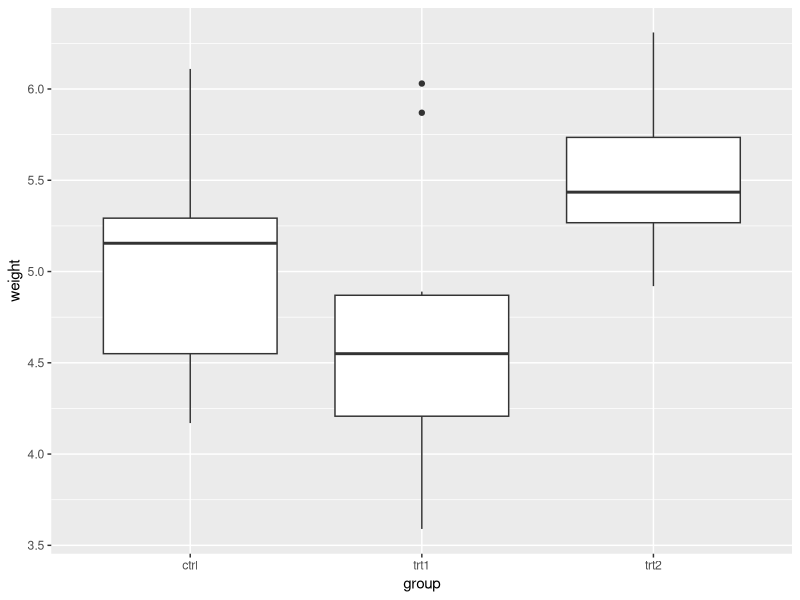
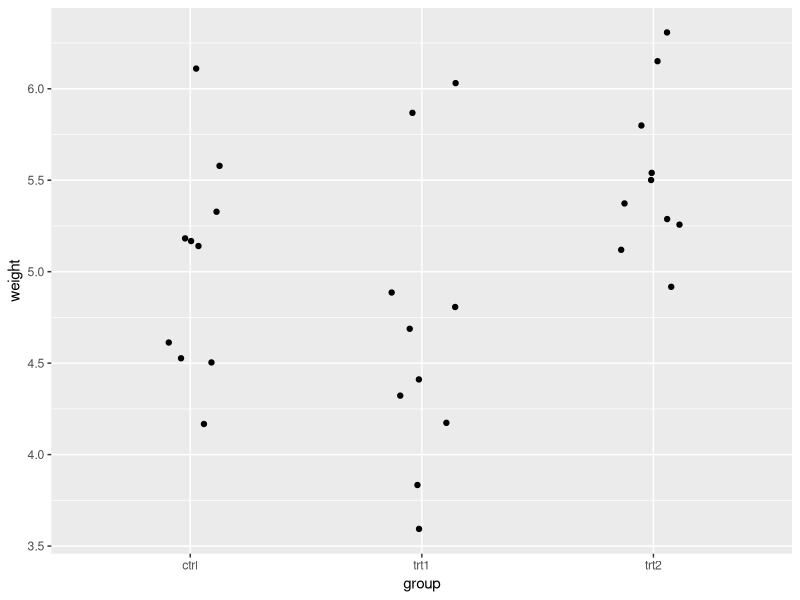
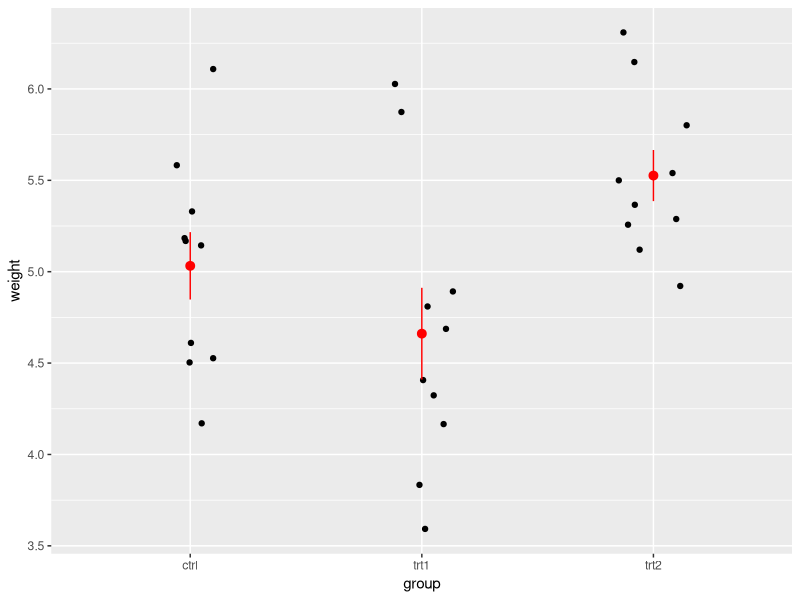

These charts were generated, in order, by the following R code:
# 2.1.1 - R Basics basics and case study-HAYFA
# Misk Academy Data Science Immersive, 2020

# Always begin your R scripts with a descriptive header

# Load packages ----
# Install once, but initialize each time you start a new session
# We'll come back to this packages soon later on. I put this 
# command here since it's good practice to list all your used 
# packages at the beginning of a script
library(tidyverse)

# Basic R syntax ----
# What does this command do?
n <- log2(8) # the log2 of 8
# 2 to the power of what gives 8?
# Exercise 1 ----
# Can you identify all the parts of the above commands?
n # shortcut for print(n)
# Exercise 2 ----
# Incomplete commands :/
# What happens if you execute this command?
n <- log2(8)

# Plant Growth Case Study ----

# A built-in data set ----
PlantGrowth # already available in base R
data(PlantGrowth) # This will make it appear in your environment

# We're going to do something quite modern in R, which is to use a 
# tibble instead of a data.frame. That doesn't mean anything to you 
# now, but we'll get to it soon.
# First, make sure you have the tidyverse package installed and
# that you have executed the library(tidyverse) command
# above, after installing, so that you have initialized the package.
PlantGrowth <- as_tibble(PlantGrowth) # convert this to a "tibble" (more on this later)
PlantGrowth

# 1. Descriptive Statistics ----
# The "global mean" of all the weight values
mean(PlantGrowth$weight)

# Would this work on the group column?
mean(PlantGrowth$group)

# Group-wise descriptive statistics
# Here, using functions from dplyr, a part of the Tidyverse
# Using Tidyverse notation:
# %>% is the "the pipe operator"
# Pronounce it as "... and then ..."
# Type it using shift + ctrl + m

# Use summarise() for aggregation functions (e.g. mean)
PlantGrowth %>% 
  group_by(group) %>% 
  summarise(avg = mean(weight))

# Or... an atypical example, but it can still be useful:




# For transformation functions: e.g. z-score within each group
# (x_i - x_bar)/x_sd
# function: scale()
# typical use mutate()



# or...






# Let's review the two most common syntax paradigms in R
# (This is kind of like different dialects of the same language,
# some things are the same or very similar but there are key
# differences that make them distinct systems.)
# Typical base pkg syntax
mean(PlantGrowth$weight)

# Tidyverse syntax
PlantGrowth$weight %>% 
  mean()
# %>% says take the object on the left (i.e. a dataframe) and insert it
# into the first position of the function on the right


# 2. Data Visualization ----
# Here, using functions from ggplot2, a part of the Tidyverse
# 3 essential components
# 1 - The data
# 2 - Aesthetics - "mapping" variables (data) onto scales (visuals)
# scales: x, y, color, size, shape, linetype
# 3 - Geometry - how the plot will look

# box plot
ggplot(PlantGrowth, aes(x = group, y = weight)) +
  geom_boxplot()

# "dot plot" (mean +/- 1 Standard Deviation)
# We can add a "statistics" layer
ggplot(PlantGrowth, aes(group, weight)) +
  geom_jitter(width = 0.15) +
  stat_summary(fun.data = mean_sdl, 
               fun.args = list(mult = 1), 
               col = "red")

# By default, you'll get the mean +/- the SEM
ggplot(PlantGrowth, aes(x = group, y = weight)) +
  geom_jitter(width = 0.15) +
  stat_summary(col = "red")

# 3. Inferential Statistics ----
# first step: define a linear model
# y ~ x means "described by" (say tilda)
plant_lm <- lm(weight ~ group, data = PlantGrowth)
plant_lm

# 1-way ANOVA
anova(plant_lm)


# For all pair-wise comparisons use:



